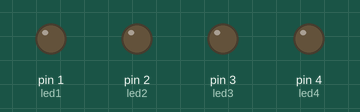
This program was run on a simulated MicroPython board. On the bench: output pins drawn as LEDs (lit = HIGH).

Above: at 0.5 s.
At 7.5 s:
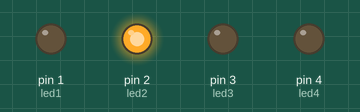
At 8.5 s:
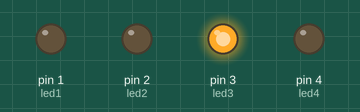
At 9.5 s:
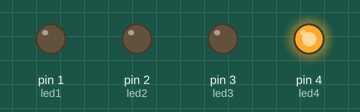
At 10.5 s:
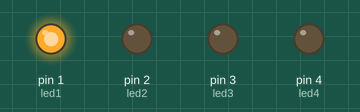
Timing chart, 0 to 11.7 s (numbered marks = the images above):
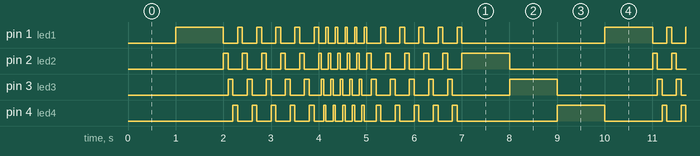

Measured:
- by itself, pin 1 (led1), pin 2 (led2), pin 3 (led3), pin 4 (led4): moves between LOW and HIGH, repeating every 9.0 s

The program:

main.py
```python
import machine
import time


led1 = machine.Pin(1,machine.Pin.OUT)
led2 = machine.Pin(2,machine.Pin.OUT)
led3 = machine.Pin(3,machine.Pin.OUT)
led4 = machine.Pin(4,machine.Pin.OUT)

ledA = 0
ledB = 0
ledC = 0
ledD = 0
vybrano = True
rada = 1
while True:
    for i in range(2):
        time.sleep(1)
        if rada == 1:
            led4.value(0)
            led1.value(1)
            rada = 2
        elif rada == 2:
            led1.value(0)
            led2.value(1)
            rada = 3
        elif rada == 3:
            led2.value(0)
            led3.value(1)
            rada = 4
        elif rada == 4:
            led3.value(0)
            led4.value(1)
            rada = 1
    for i in range(20):
        time.sleep(0.1)
        if rada == 1:
            led4.value(0)
            led1.value(1)
            rada = 2
        elif rada == 2:
            led1.value(0)
            led2.value(1)
            rada = 3
        elif rada == 3:
            led2.value(0)
            led3.value(1)
            rada = 4
        elif rada == 4:
            led3.value(0)
            led4.value(1)
            rada = 1
    for i in range(20):
        time.sleep(0.05)
        if rada == 1:
            led4.value(0)
            led1.value(1)
            rada = 2
        elif rada == 2:
            led1.value(0)
            led2.value(1)
            rada = 3
        elif rada == 3:
            led2.value(0)
            led3.value(1)
            rada = 4
        elif rada == 4:
            led3.value(0)
            led4.value(1)
            rada = 1
    for i in range(20):
        time.sleep(0.1)
        if rada == 1:
            led4.value(0)
            led1.value(1)
            rada = 2
        elif rada == 2:
            led1.value(0)
            led2.value(1)
            rada = 3
        elif rada == 3:
            led2.value(0)
            led3.value(1)
            rada = 4
        elif rada == 4:
            led3.value(0)
            led4.value(1)
            rada = 1
    for i in range(2):
        time.sleep(1)
        if rada == 1:
            led4.value(0)
            led1.value(1)
            rada = 2
        elif rada == 2:
            led1.value(0)
            led2.value(1)
            rada = 3
        elif rada == 3:
            led2.value(0)
            led3.value(1)
            rada = 4
        elif rada == 4:
            led3.value(0)
            led4.value(1)
            rada = 1


while False:
    while vybrano == True:
        vyber = int(input("vyberte si : 1 / 2/ 3/ 4 :") )
        if 0< vyber <5:
            vybrano = False
        else:
            print("Špatný výbeětr")
            print()
    vybrano = True
    if vyber == 1:
        if ledA == 0:
            ledA = 1
        else:
            ledA = 0

    elif vyber == 2:
        if ledB == 0:
            ledB = 1
        else:
            ledB = 0

    elif vyber == 3:
        if ledC == 0:
            ledC = 1
        else:
            ledC = 0

    elif vyber == 4:
        if ledD == 0:
            ledD = 1
        else:
            ledD = 0


    led1.value(1)
    led2.value(1)
    led3.value(1)
    led4.value(1)

    led1.value(0)
    led2.value(0)
    led3.value(0)
    led4.value(0)
```
